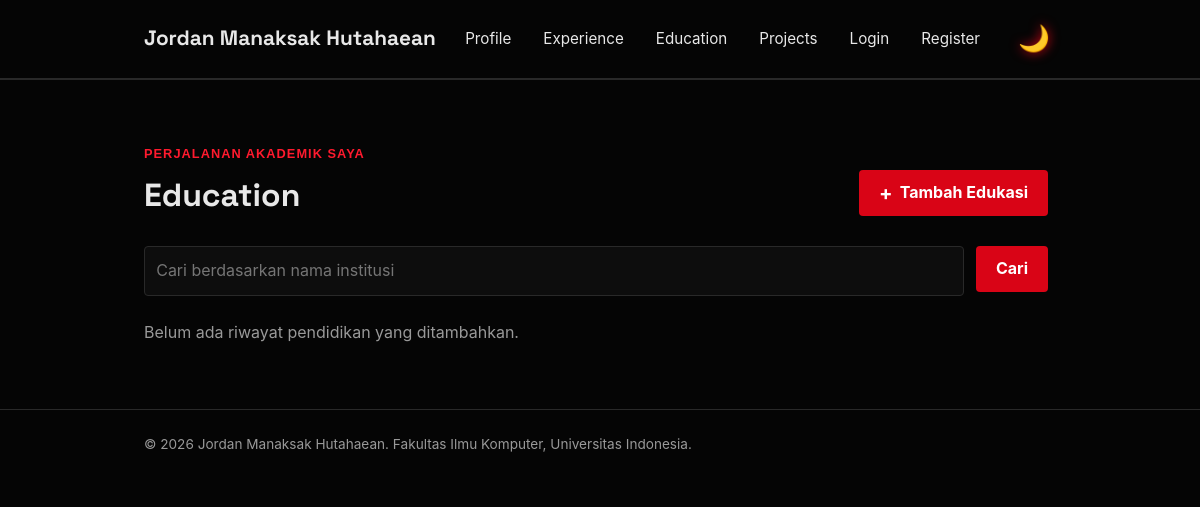
The page /education/ on the database as committed earlier.
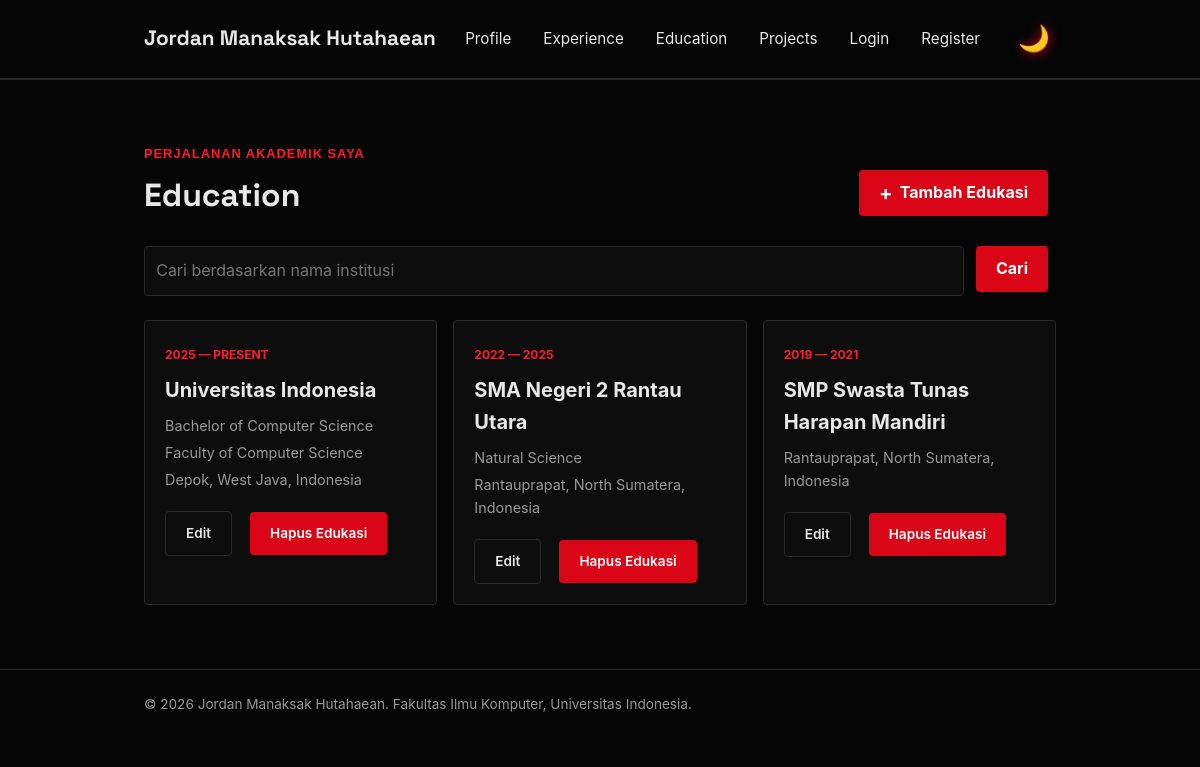
The same page on the database as committed later.
### main/models.py (models this page shows, shortened)
class Education(models.Model):
    id = models.UUIDField(primary_key=True, default=uuid.uuid4, editable=False)
    institution = models.CharField(max_length=255)
    degree = models.CharField(max_length=255, blank=True, default="")
    faculty = models.CharField(max_length=255, blank=True, default="")
    location = models.CharField(max_length=255)
    start_year = models.IntegerField()
    end_year = models.IntegerField(null=True, blank=True)
    class Meta:
        ordering = ['-start_year']
    @property
    def year_display(self):
        if self.end_year:
            return f"{self.start_year} — {self.end_year}"
        return f"{self.start_year} — Present"

### main/views.py (the view)
# urls.py: path("education/", show_education, name="show_education"),
def show_education(request):
    json_response = get_education_json(request)
    educations = serializers.deserialize(
        "json", json_response.content.decode("utf-8")
    )
    educations = [edu.object for edu in educations]
    institution_query = request.GET.get("institution", "").strip()
    context = {
        "name": "Jordan Manaksak Hutahaean",
        "education_list": educations,
        "institution_query": institution_query,
    }
    return render(request, "education.html", context)

### main/views.py (called while the page is built)
def get_education_json(request):
    institution_query = request.GET.get("institution", "").strip()
    educations = Education.objects.all()
    if institution_query:
        educations = educations.filter(institution__icontains=institution_query)
    educations_json = serializers.serialize("json", educations)
    return HttpResponse(educations_json, content_type="application/json")

### templates/education.html (shortened to what this page needs)
{% extends 'base.html' %}
{% block content %}
<main>
    <section class="education-section" id="education">
        <div class="container">
            <p class="section-kicker">Perjalanan akademik saya</p>
            <div class="project-header">
                <h1>Education</h1>
                <a href="{% url 'main:create_education' %}"
                   class="button project-add-button">
                    <span aria-hidden="true">+</span>
                    Tambah Edukasi
                </a>
            </div>
            <form method="get"
                  action="{% url 'main:show_education' %}"
                  class="project-search">
                <input type="search"
                       name="institution"
                       value="{{ institution_query }}"
                       placeholder="Cari berdasarkan nama institusi"
                       class="project-search__input"
                       aria-label="Cari berdasarkan nama institusi">
                <button type="submit" class="button">Cari</button>
            </form>
            <div class="education-grid">
                {% for edu in education_list %}
                    <article class="education-card">
                        <span class="education-year">
                            {{ edu.year_display }}
                        </span>
                        <h2>{{ edu.institution }}</h2>
                        {% if edu.degree %}
                            <p class="education-degree">{{ edu.degree }}</p>
                        {% endif %}
                        {% if edu.faculty %}
                            <p class="education-faculty">
                                {{ edu.faculty }}
                            </p>
                        {% endif %}
                        <p class="education-location">
                            {{ edu.location }}
                        </p>
                        <div class="project-card-actions">
                            <div class="project-actions">
                                <a href="{% url 'main:update_education' edu.id %}" class="button button-secondary">Edit</a>
                                {% include "components/education_delete_modal.html" with education=edu %}
                            </div>
                        </div>
                    </article>
                {% empty %}
                    {% if institution_query %}
                        <p class="empty-state">Tidak ada riwayat pendidikan dengan nama tersebut.</p>
                    {% else %}
                        <p class="empty-state">
                            Belum ada riwayat pendidikan yang ditambahkan.
                        </p>
                    {% endif %}
                {% endfor %}
            </div>
        </div>
    </section>
</main>
{% endblock content %}

### templates/base.html (shortened to what this page needs)
{% load static %}
<!DOCTYPE html>
<html lang="id">
<head>
    <link rel="stylesheet" href="{% static 'css/style.css' %}">
</head>
<body>
  <header class="site-header">
    <div class="container">
        <a href="{% url 'main:show_main' %}" class="brand">{{ name }}</a>
        <nav>
            <a href="{% url 'main:show_main' %}">Profile</a>
            <a href="{% url 'main:show_experience' %}">Experience</a>
            <a href="{% url 'main:show_education' %}">Education</a>
            <a href="{% url 'main:show_projects' %}">Projects</a>
            {% if user.is_authenticated %}
            <span class="nav-user">{{ user.username }}</span>
            <a href="{% url 'main:logout' %}">Logout</a>
            {% else %}
                <a href="{% url 'main:login' %}">Login</a>
                <a href="{% url 'main:register' %}">Register</a>
            {% endif %}
            <button class="theme-toggle-btn" id="themeToggle" aria-label="Toggle Theme">
            </button>
        </nav>
    </div>
  </header>
  {% block content %} {% endblock content %}
  <footer class="site-footer">
      <div class="container">
          <p>&copy; 2026 {{ name }}. Fakultas Ilmu Komputer, Universitas Indonesia.</p>
      </div>
  </footer>
</body>
</html>

### templates/components/education_delete_modal.html (shortened to what this page needs)
<p class="experience-status">
    <button type="button"
            class="button button-danger"
            popovertarget="delete-education-{{ education.id }}"
            aria-label="Hapus {{ education.institution }}"
            title="Hapus edukasi">
        Hapus Edukasi
    </button>
</p>

### static/css/style.css (style rules this page uses)
* { margin: 0; padding: 0; box-sizing: border-box; }
:root { --ink: #e8e8e8; --paper: #050505; --accent: #d90416; --accent-dark: #ff1a2e; --line: #292929; --text-muted: #999999; --card: #0d0d0d; --radius: 4px; --glow: rgba(217, 4, 22, 0.4); }
body { font-family: -apple-system, "Rajdhani", Roboto, Helvetica, Arial, sans-serif; color: var(--ink); background-color: var(--paper); line-height: 1.6; transition: background-color 0.3s ease, color 0.3s ease; }
h1, .brand { font-family: "Space Grotesk", -apple-system, sans-serif; }
.container { max-width: 960px; margin: 0 auto; padding: 0 1.5rem; }
.theme-toggle-btn { background: transparent; border: none; cursor: pointer; padding: 6px; font-size: 1.6rem; line-height: 1; display: flex; align-items: center; justify-content: center; transition: transform 0.2s ease, filter 0.3s ease; filter: drop-shadow(0 0 6px var(--accent)); }
.site-header { border-bottom: 1px solid var(--line); background-color: var(--paper); transition: background-color 0.3s ease, border-color 0.3s ease; }
.site-header .container { display: flex; justify-content: space-between; align-items: center; padding: 1.25rem 1.5rem; }
.brand { font-size: 1.3rem; font-weight: 700; color: var(--ink); text-decoration: none; }
.site-header nav { display: flex; align-items: center; gap: 2rem; }
.site-header nav a { color: var(--ink); text-decoration: none; font-size: 0.95rem; }
.section-kicker { color: var(--accent-dark); font-family: "Orbitron", sans-serif; font-size: 0.8rem; font-weight: 700; letter-spacing: 0.08em; text-transform: uppercase; }
.experience-status { margin-top: 1rem; font-size: 0.85rem; font-weight: 600; }
.education-section { padding: 4rem 0; border-top: 1px solid var(--line); }
.education-section h1 { margin: 0.4rem 0 1.5rem; font-size: 2rem; }
.education-grid { display: grid; grid-template-columns: repeat(auto-fit, minmax(240px, 1fr)); gap: 1rem; }
.education-card { padding: 1.25rem; background-color: var(--card); border: 1px solid var(--line); border-radius: var(--radius); transition: transform 0.3s ease, border-color 0.3s ease, box-shadow 0.3s ease, background-color 0.3s ease; }
.education-year { color: var(--accent-dark); font-size: 0.75rem; font-weight: 700; text-transform: uppercase; }
.education-card h2 { margin: 0.5rem 0; font-size: 1.25rem; }
.education-degree, .education-faculty, .education-location { color: var(--text-muted); font-size: 0.9rem; margin-bottom: 0.25rem; }
.button { display: inline-block; height: fit-content; border: 0; border-radius: var(--radius); padding: 0.65rem 1.25rem; background: var(--accent); color: #ffffff; cursor: pointer; font: inherit; font-weight: 700; text-decoration: none; transition: all 0.2s ease; margin-right: 0.5rem; }
.button-secondary { background: var(--card); border: 1px solid var(--line); color: var(--ink); }
.button-danger { background: var(--accent); color: #ffffff; }
.project-header { width: 100%; display: flex; justify-content: space-between; align-items: center; gap: 1rem; margin-bottom: 1.5rem; }
.project-header h1 { margin-bottom: 0; }
.project-add-button { display: inline-flex; align-items: center; gap: 0.45rem; }
.project-add-button span { font-size: 1.25rem; line-height: 1; }
.project-search { display: flex; gap: 0.75rem; margin-bottom: 1.5rem; }
.project-search__input { width: 100%; min-width: 0; padding: 0.7rem; border: 1px solid var(--line); border-radius: var(--radius); background: var(--card); color: var(--ink); font: inherit; transition: background-color 0.3s ease, color 0.3s ease; }
.project-actions { display: flex; align-items: center; flex-wrap: wrap; gap: 10px; margin-top: 1rem; }
.project-actions .button { font-size: 0.85rem; font-weight: 600; }
.project-card-actions { display: flex; flex-direction: column; margin-top: auto; }
.project-actions .experience-status { margin-top: 0; }
.site-footer { padding: 1.5rem; color: var(--text-muted); font-size: 0.85rem; border-top: 1px solid var(--line); background-color: var(--paper); transition: background-color 0.3s ease, border-color 0.3s ease; }

Rows that differ between the two databases and show on the page:
added Education: year_display "2025 — PRESENT", institution "Universitas Indonesia", degree "Bachelor of Computer Science", faculty "Faculty of Computer Science", location "Depok, West Java, Indonesia"
added Education: year_display "2022 — 2025", institution "SMA Negeri 2 Rantau Utara", degree "Natural Science", location "Rantauprapat, North Sumatera, Indonesia"
added Education: year_display "2019 — 2021", institution "SMP Swasta Tunas Harapan Mandiri", location "Rantauprapat, North Sumatera, Indonesia"
Other text that changed with them:
text no longer shown: "Belum ada riwayat pendidikan yang ditambahkan."
